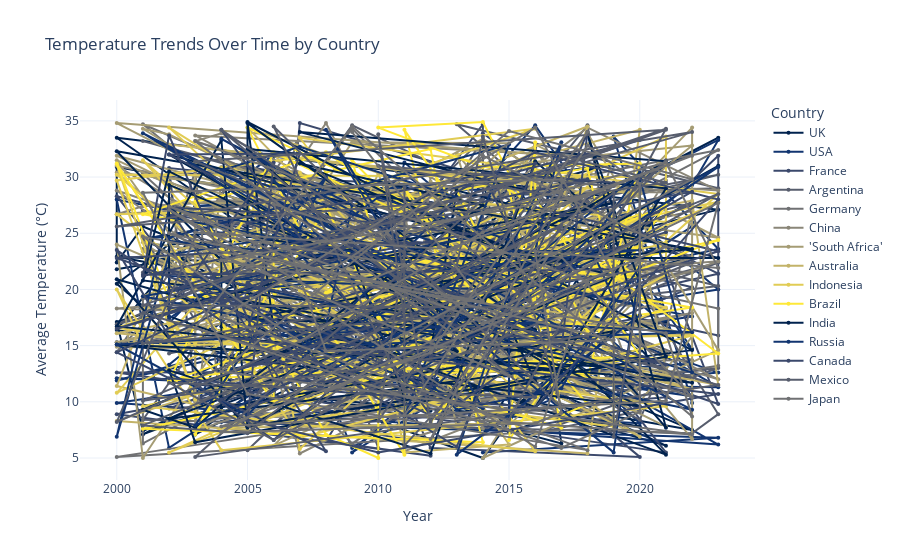

The notebook cell this image was saved under:
### Markdown cell above
Hypothesis: "Average temperature has increased over the years." Visualization: Line chart showing temperature trends per country

### Code cell
import plotly.express as px

# Create a color-blind-friendly line chart for temperature trends over time per country
fig = px.line(df, x="Year", y="Avg_Temperature_degC", color="Country",
              title="Temperature Trends Over Time by Country",
              labels={"Avg_Temperature_degC": "Average Temperature (°C)"},
              line_group="Country",
              color_discrete_sequence=px.colors.sequential.Cividis)  # Cividis is color-blind friendly

# Improve interactivity
fig.update_layout(
    hovermode="x unified",  # Show all values for a given year on hover
    legend_title="Country",
    template="plotly_white",  # Clean background for better visibility
    xaxis=dict(title="Year", showgrid=True),
    yaxis=dict(title="Average Temperature (°C)", showgrid=True),
)

# Add interactive legend (click to hide/show countries)
fig.update_traces(mode="lines+markers", marker=dict(size=4))

# Show the interactive plot
fig.show()
